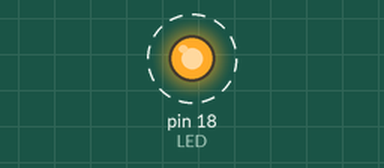
A sketch run on a simulated Arduino Uno, built with avr-gcc and run on an emulated ATmega328P. On the bench: output pins drawn as LEDs (lit = HIGH). Dashed ring = blinking.

Above: at 0.2 s.
Timing chart, 0 to 3.0 s (numbered marks = the images above):
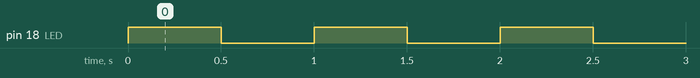

The sketch:

sketch1.ino
```cpp
int LED = 18;
void setup() {

  // put your setup code here, to run once:
  pinMode(LED, OUTPUT);
}

void loop() {
  // put your main code here, to run repeatedly:
  digitalWrite(LED, HIGH);
  delay(500);
  digitalWrite(LED, LOW);
  delay(500);

}
```

Measured:
- by itself, pin 18 (LED): alternates HIGH for 0.50 s and LOW for 0.50 s
